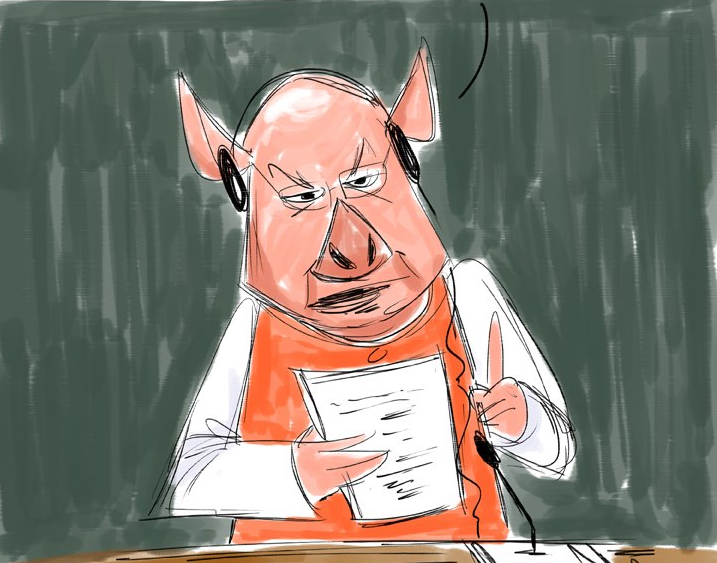
#> input picture Python/Modi.png, 717 x 563 px
$ python BlackNWhite.py   (Python 2 division)
#> lines starting #> are read from the running program, lines starting #| are printed output that depends on the picture
from PIL import Image
im = Image.open('./Modi.png','r')
#> im is the input picture: PIL image 717x563 RGB; mean R, G, B 128.7, 123.7, 112.2
w, h = im.size
#> w = 717; h = 563
print("Width of image is : ", w)
#| Width of image is :  717
print("Height of image is : ", h)
#| Height of image is :  563
im_bw = Image.new("RGBA", (w,h))
#> im_bw: PIL image 717x563 RGBA; every value is 0
for x in range(w):
    for y in range(h):
        val = sum(im.getpixel((x,y)))/4         #Alternate formula = 0.3*R + 0.59*G + 0.11*B
        im_bw.putpixel((x,y),(val,val,val,255))
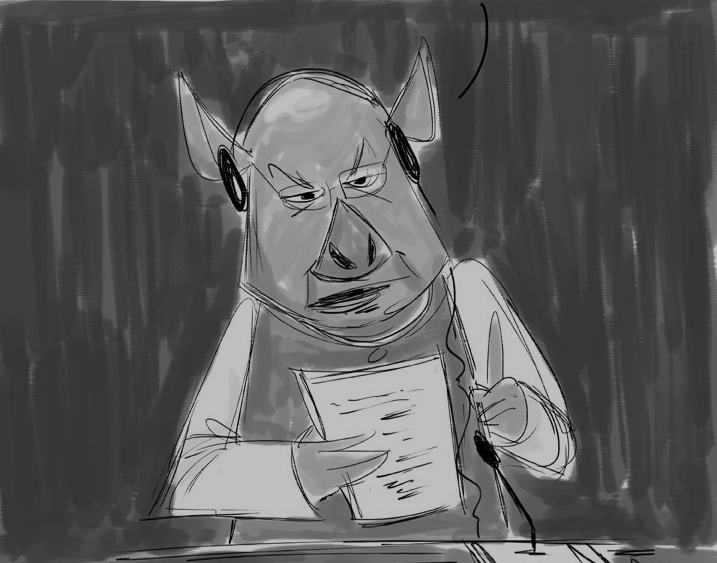
#> im_bw: PIL image 717x563 RGBA; mean R, G, B, A 90.8, 90.8, 90.8, 255
im_bw.save('Modi1.png')
print('Image saved successfully!')
im.convert('LA').save('./Pictures/zzz1.png')
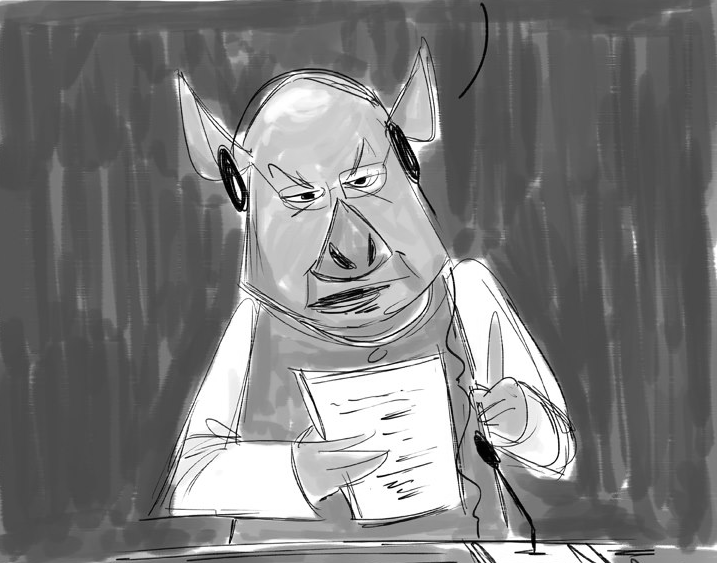
#> saved as zzz1.png: PIL image 717x563 LA; mean R, G, B, A 124, 124, 124, 255

$ run again, with Python/BlacknWhitex.png copied over Python/Modi.png
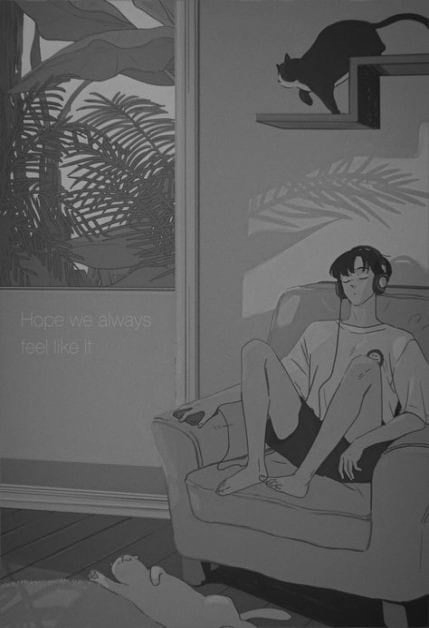
#> input picture Python/BlacknWhitex.png, 429 x 628 px
#> im is the input picture: PIL image 429x628 RGBA; mean R, G, B, A 93.7, 93.7, 93.7, 255
#| Width of image is :  429
#| Height of image is :  628
#> after the loop `for x in range(w):`:
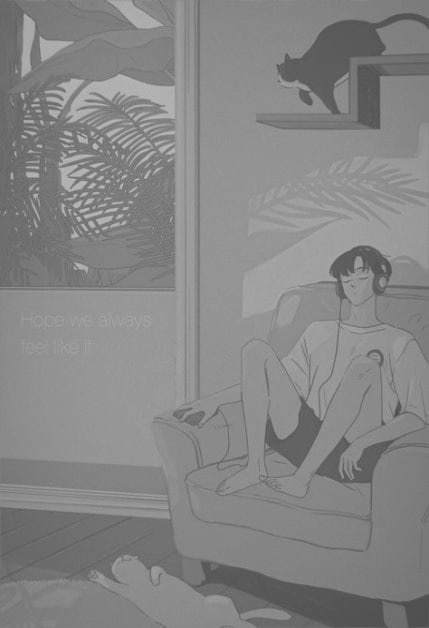
#> im_bw: PIL image 429x628 RGBA; mean R, G, B, A 133.7, 133.7, 133.7, 255
